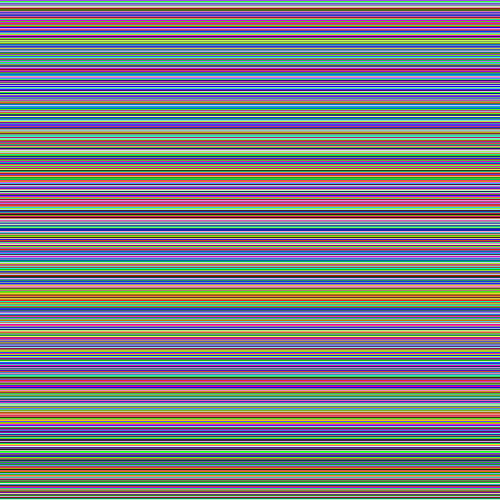
Frame 1 (no input)
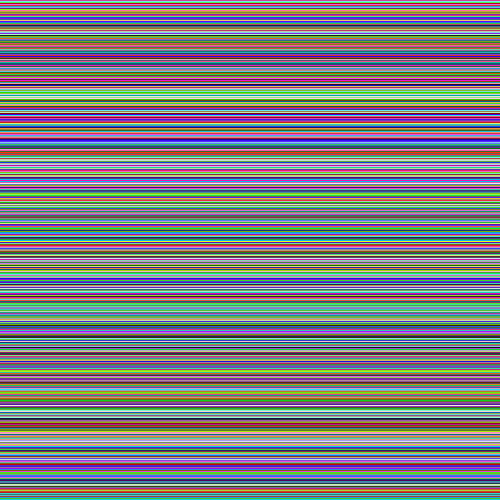
Frame 60 (the mouse pressed at the canvas centre just before this capture)
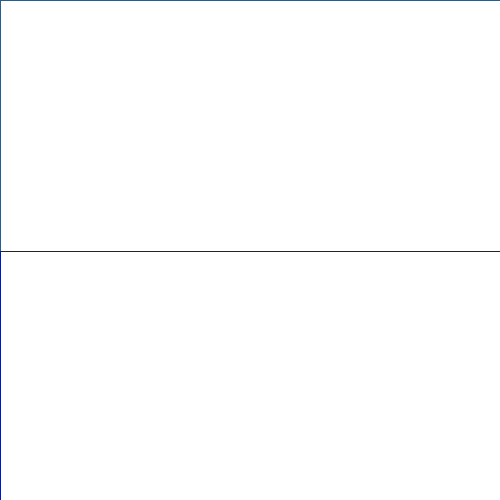
Frame 120 (the mouse held since frame 60 and released just before this capture)

The Processing sketch that drew these frames (run headless with seeded random() and noise(); from frame 60 on, the mouse is pressed at the canvas centre):

// Processing sketch: blue_and_red
// ── blue_and_red.pde
int distance = 30;

void setup(){
  size(500,500);
}
void draw(){
  distance = mouseY+1;
  for(int i = 0; i< height; i += distance){
    stroke(random (255), random(255), random(255));
    rect(0,i,width,distance);
    for(int r = 0; r<width; r+= distance){
      stroke(random (255), random(255), random(255));
      rect(0,width,i, distance);
    }
  }
}
